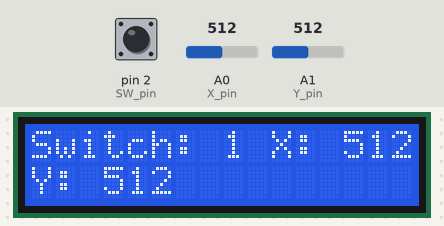
Bench run of a sketch on a simulated Arduino Uno, built with avr-gcc and run on an emulated ATmega328P. Shown: 16×2 character LCD. The inputs (shaded band) are chosen by the test bench; at power-on: A1 (Y_pin) = 512, pin 2 (SW_pin) HIGH, A0 (X_pin) = 512.

Above: at 1.2 s.
1.3 s: A1 (Y_pin) set to 0
At 2.5 s:
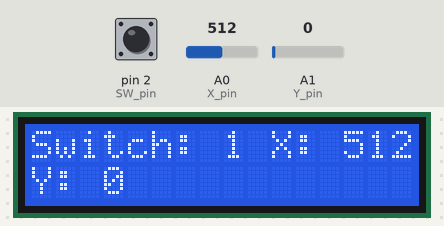
2.8 s: A1 (Y_pin) set to 8
4.3 s: A1 (Y_pin) set to 11
At 4.9 s:
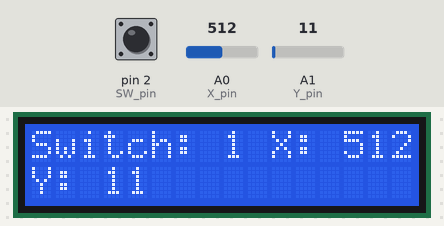
5.8 s: A1 (Y_pin) set to 95
At 6.2 s:
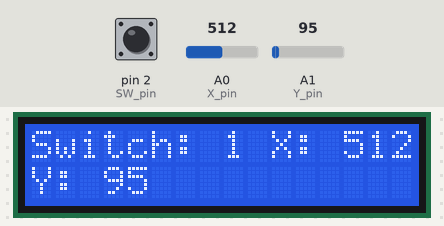
7.3 s: A1 (Y_pin) set to 110
At 8.5 s:
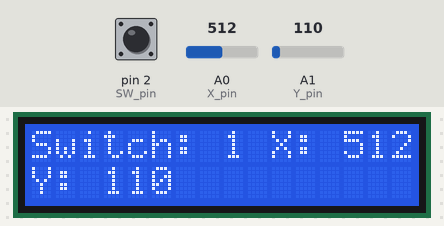
8.8 s: A1 (Y_pin) set to 990
At 9.3 s:
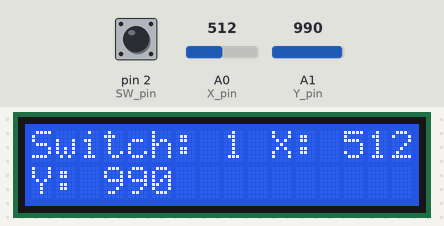
11.8 s: A1 (Y_pin) set to 1018
At 12.1 s:
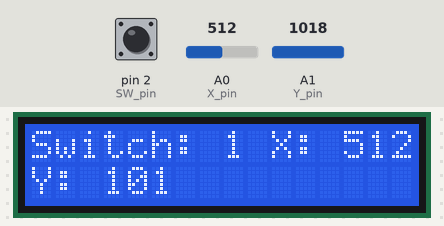
Timing chart, 0 to 14.8 s (numbered marks = the images above; inputs shaded):
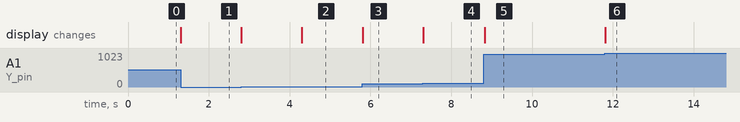

Measured:
- the behaviour switches between 9 and 10 on A1 (Y_pin) (found by bisection; images 1 and 2)
- the behaviour switches between 99 and 100 on A1 (Y_pin) (found by bisection; images 3 and 4)
- the behaviour switches between 999 and 1000 on A1 (Y_pin) (found by bisection; images 5 and 6)
- after the input at 1.3 s, the display: changes at once (image 1)
- after the input at 4.3 s, the display: changes at once (image 2)
- after the input at 5.8 s, the display: changes at once (image 3)
- after the input at 7.3 s, the display: changes at once (image 4)
- after the input at 8.8 s, the display: changes at once (image 5)
- after the input at 11.8 s, the display: changes at once (image 6)

The sketch:

JoystickToLCD.ino
```cpp
//www.elegoo.com
//2016.12.9

/*
  The circuit:
 * LCD RS pin to digital pin 7
 * LCD Enable pin to digital pin 8
 * LCD D4 pin to digital pin 9
 * LCD D5 pin to digital pin 10
 * LCD D6 pin to digital pin 11
 * LCD D7 pin to digital pin 12
 * LCD R/W pin to ground
 * LCD VSS pin to ground
 * LCD VCC pin to 5V
 * 10K potentiometer: ends on 5V, ground and wiper to LCD VO pin (pin 3)
 * Joystick pin VCC to ground
 * Joystick pin +5V to 5V
 * Joystick pin VRx on pin A1
 * Joystick pin VRy on pin A0
 * Joystick pin SW on pin 2

 Taken from the examples from the official Arduino IDE.
 */

// include the library code:
#include <LiquidCrystal.h>

// initialize the library with the numbers of the interface pins
LiquidCrystal lcd(7, 8, 9, 10, 11, 12);
const int SW_pin = 2; // digital pin connected to switch output
const int X_pin = A0; // analog pin connected to X output
const int Y_pin = A1; // analog pin connected to Y output

void setup() {
  // set up the LCD's number of columns and rows:
  lcd.begin(16, 2);
  pinMode(SW_pin, INPUT); //initialize the SW pin
  digitalWrite(SW_pin, HIGH);
}

void loop() {
  // set the cursor to column 0, line 1
  // (note: line 1 is the second row, since counting begins with 0):
  lcd.setCursor(0, 0);
  lcd.print("Switch: ");
  lcd.print(digitalRead(SW_pin)); //prints the status of the switch (0 if pressed, either 1)
  lcd.setCursor(10, 0);
  lcd.print("X: ");
  lcd.print(analogRead(X_pin)); //prints the status of the X-axis
  lcd.setCursor(0,1);
  lcd.print("Y: ");
  lcd.println(analogRead(Y_pin)); //prints the status of the Y-axis
  lcd.setCursor(6,6);
  lcd.print("  "); //countermeasure for a potential graphical glitch

}
```
